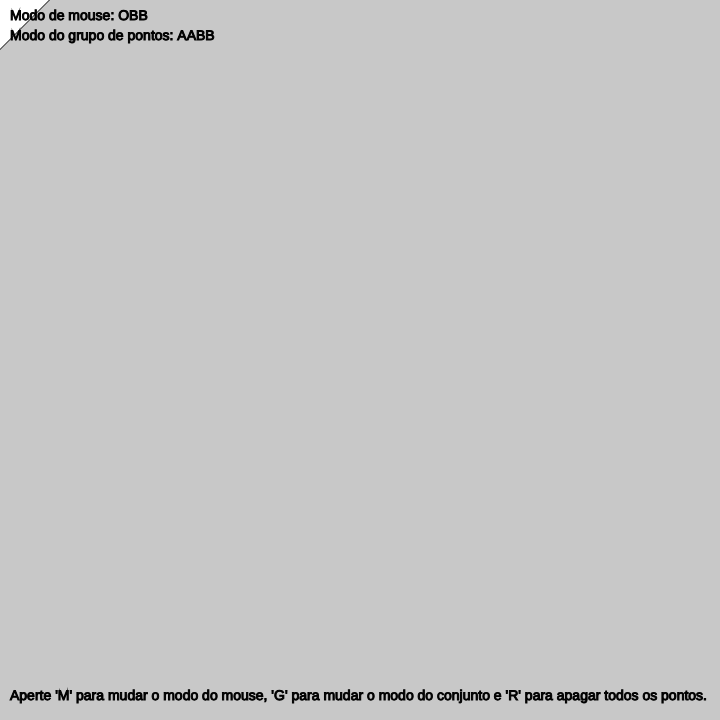
Frame 1 (no input)
Frame 60 (no input): identical to frame 1, image omitted
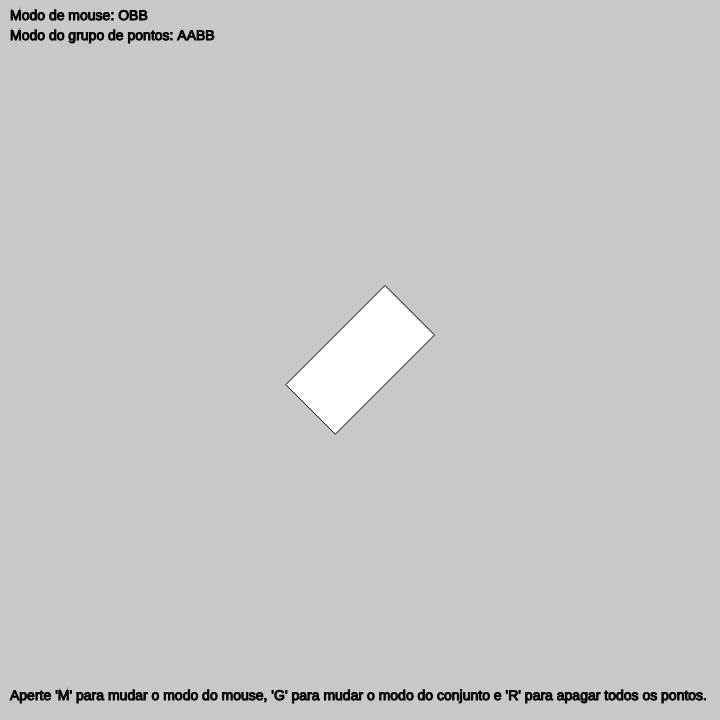
Frame 120 (the mouse pressed at the canvas centre since frame 60)

The p5.js sketch that drew these frames (run headless with seeded random() and noise() and a simulated clock; from frame 60 on, the mouse is pressed at the canvas centre):

// p5.js sketch
// ── sketch.js
let pontos = [];
let AABB, mouseAABB, sphere, mouseSphere, OBB;
// variáveis que recebem o tipo de volume que será criado a partir de pontos e do mouse.
let pointsMode = 'AABB';
let mouseMode = 'OBB';
function setup(){
  createCanvas(720,720);
  // variáveis que guardam os valores dos volumes envoltórios de pontos
  AABB = {
    x: 0,
    y: 0,
    w: 0,
    w: 0
  },
  sphere = {
    x: 0,
    y: 0,
    r: 0
  }
  OBB = {
    x: 0,
    y: 0,
    w: 0,
    h: 0
  }
  // variáveis que guardam os valores dos volumes que seguem o mouse
  mouseAABB = {
    w: 100,
    h: 100
  },
  mouseSphere = {
    r: 100
  },
  mouseOBB = {
    w: 70,
    h: 140
  }
};

function draw(){
  background(200);
  // desenha o volume que segue o mouse
  switch(mouseMode){
    case 'AABB':
      drawMouseAABB();
      break;
    case 'Sphere':
      drawMouseSphere();
      break;
    case 'OBB':
      drawMouseOBB();
      break;
  }
  // desenha o volume envoltório de pontos, e colore seu inteiror caso esteja colidindo com o volume que segue o mouse
  switch(pointsMode){
    case 'AABB':
      drawAABB();
      break;
    case 'Sphere':
      drawSphere();
      break;
    case 'OBB':
      drawOBB();
      break;
  }
  // desenha os pontos dentro do volume
  drawPoints();  
  // desenha a hud
  drawHud();
};

function mouseClicked(){
  // Adiciona um ponto à coleção ao clicar
  let point = {
    x: mouseX,
    y: mouseY
  }
  pontos.push(point);  
};

function drawPoints(){  
  strokeWeight(5);   
  // desenha os pontos da coleção
  pontos.forEach(element => {
    stroke('purple');
    point(element.x , element.y);    
  });
};

function drawAABB(){
  rectMode(CENTER);
  if(pontos.length > 1){
    // variáveis de controle
    let minX, minY, maxX, maxY, firstElement = true;
    pontos.forEach(element => {
      if(firstElement){
        // quando só temos um ponto, este é colocado como valor de todos os limites 
        minX = element.x;
        minY = element.y;
        maxX = element.x;
        maxY = element.y;
        firstElement = false;
      } else {
        // testa se os pontos novos possuem valores que excedem os limites estabelecidos, e os define como novos limites 
        if (element.x < minX){
          minX = element.x;
        }
        if (element.y < minY){
          minY = element.y;
        }
        if (element.x > maxX){
          maxX = element.x;
        }
        if (element.y > maxY){
          maxY = element.y;
        }
      }
    });
    // define os valores do bloco AABB, com o ponto central (x,y), largura (w) e altura (h)
    AABB.x = (minX + maxX)/2;
    AABB.y = (minY + maxY)/2;
    AABB.w = maxX - minX;
    AABB.h = maxY - minY;
    stroke('red');
    //colisões
    switch(mouseMode){
      case 'AABB': // checa a colisão com outra AABB
        if(((AABB.x - AABB.w/2) < (mouseX + mouseAABB.w/2)) &&
           ((AABB.x + AABB.w/2) > (mouseX - mouseAABB.w/2)) &&
           ((AABB.y - AABB.h/2) < (mouseY + mouseAABB.h/2)) &&
           ((AABB.y + AABB.h/2) > (mouseY - mouseAABB.h/2))){
            fill(200,100,100);
           } else {
             fill(255);
           }
        break;
      case 'Sphere':
        // divide o canvas em 9 partes, com a AABB como centro (posição 5):
        //  1 || 2 || 3
        // ===||===||===
        //  4 || 5 || 6
        // ===||===||===
        //  7 || 8 || 9
        let isCollide = false;
        if ((mouseX < AABB.x - AABB.w/2) && (mouseY < AABB.y - AABB.h/2)){ // (posição 1)
          if((mouseSphere.r*mouseSphere.r)/4 > dist_2(mouseX, mouseY, AABB.x - AABB.w/2, AABB.y - AABB.h/2))
            // checa a distãncia do raio do círculo com o corner superior esquerdo
            isCollide = true;
        } else if ((mouseX > AABB.x + AABB.w/2) && (mouseY < AABB.y - AABB.h/2)){ // (posição 3)
          if((mouseSphere.r*mouseSphere.r)/4 > dist_2(mouseX, mouseY, AABB.x + AABB.w/2, AABB.y - AABB.h/2))
            // checa a distãncia do raio do círculo com o corner superior direito
            isCollide = true;
        } else if ((mouseX < AABB.x - AABB.w/2) && (mouseY > AABB.y + AABB.h/2)){ // (posição 7)
          if((mouseSphere.r*mouseSphere.r)/4 > dist_2(mouseX, mouseY, AABB.x - AABB.w/2, AABB.y + AABB.h/2))
            // checa a distãncia do raio do círculo com o corner inferior esquerdo
            isCollide = true;
        } else if ((mouseX > AABB.x + AABB.w/2) && (mouseY > AABB.y + AABB.h/2)){ // (posição 9)
          if((mouseSphere.r*mouseSphere.r)/4 > dist_2(mouseX, mouseY, AABB.x + AABB.w/2, AABB.y + AABB.h/2))
            // checa a distãncia do raio do círculo com o corner inferior direito
            isCollide = true;
        } else if (((AABB.x - AABB.w/2) < (mouseX + mouseSphere.r/2)) &&
          ((AABB.x + AABB.w/2) > (mouseX - mouseSphere.r/2)) &&
          ((AABB.y - AABB.h/2) < (mouseY + mouseSphere.r/2)) &&
          ((AABB.y + AABB.h/2) > (mouseY - mouseSphere.r/2))){
            // caso esteja nas posições 2, 4, 5, 6 ou 8, o teste AABB com AABB funciona perfeitamente
            isCollide = true;
        }
        if(isCollide){ // pinta o interior do AABB caso esteja detectando contato
          fill(200,100,100);
        } else {
          fill(255);
        } 
        break;
      case 'OBB':
        // variável de controle
        let isCollide2 = false;
        // testa se pelo menos um dos 4 vértices da OBB está dentro da AABB
        let axis = {
          x: mouseX + (mouseOBB.h/2)*Math.cos(PI/4) - (mouseOBB.w/2)*Math.cos(PI/4),
          y: mouseY - (mouseOBB.h/2)*Math.cos(PI/4) - (mouseOBB.w/2)*Math.cos(PI/4)
        }
        if((axis.x > AABB.x - AABB.w/2) && (axis.x < AABB.x + AABB.w/2) && (axis.y > AABB.y - AABB.h/2) && (axis.y < AABB.y + AABB.h/2))
          isCollide2 = true;
        axis = {
          x: mouseX - (mouseOBB.h/2)*Math.cos(PI/4) - (mouseOBB.w/2)*Math.cos(PI/4),
          y: mouseY + (mouseOBB.h/2)*Math.cos(PI/4) - (mouseOBB.w/2)*Math.cos(PI/4)
        }
        if((axis.x > AABB.x - AABB.w/2) && (axis.x < AABB.x + AABB.w/2) && (axis.y > AABB.y - AABB.h/2) && (axis.y < AABB.y + AABB.h/2))
          isCollide2 = true;
        axis = {
          x: mouseX - (mouseOBB.h/2)*Math.cos(PI/4) + (mouseOBB.w/2)*Math.cos(PI/4),
          y: mouseY + (mouseOBB.h/2)*Math.cos(PI/4) + (mouseOBB.w/2)*Math.cos(PI/4)
        }
        if((axis.x > AABB.x - AABB.w/2) && (axis.x < AABB.x + AABB.w/2) && (axis.y > AABB.y - AABB.h/2) && (axis.y < AABB.y + AABB.h/2))
          isCollide2 = true;
        axis = {
          x: mouseX + (mouseOBB.h/2)*Math.cos(PI/4) + (mouseOBB.w/2)*Math.cos(PI/4),
          y: mouseY - (mouseOBB.h/2)*Math.cos(PI/4) + (mouseOBB.w/2)*Math.cos(PI/4)
        }
        if((axis.x > AABB.x - AABB.w/2) && (axis.x < AABB.x + AABB.w/2) && (axis.y > AABB.y - AABB.h/2) && (axis.y < AABB.y + AABB.h/2))
          isCollide2 = true;
        // criamos dois vetores para receber os valores dos centros
        let mouseOBBVector = createVector(mouseX, mouseY);
        let AABBVector = createVector(AABB.x, AABB.y);
        // giramos os vetores para deixarmos o AABB como uma OBB e o OBB como uma AABB
        AABBVector.rotate(-PI/4);
        mouseOBBVector.rotate(-PI/4);
        // testa se pelo menos um dos 4 vértices da AABB está dentro da OBB
        axis = {
          x: AABBVector.x - (AABB.h/2)*Math.cos(PI/4) - (AABB.w/2)*Math.cos(PI/4),
          y: AABBVector.y + (AABB.h/2)*Math.cos(PI/4) - (AABB.w/2)*Math.cos(PI/4)
        }
        if((axis.x > mouseOBBVector.x - mouseOBB.w/2) && (axis.x < mouseOBBVector.x + mouseOBB.w/2) && (axis.y > mouseOBBVector.y - mouseOBB.h/2) && (axis.y < mouseOBBVector.y + mouseOBB.h/2))
        isCollide2 = true;
        axis = {
          x: AABBVector.x + (AABB.h/2)*Math.cos(PI/4) - (AABB.w/2)*Math.cos(PI/4),
          y: AABBVector.y - (AABB.h/2)*Math.cos(PI/4) - (AABB.w/2)*Math.cos(PI/4)
        }
        if((axis.x > mouseOBBVector.x - mouseOBB.w/2) && (axis.x < mouseOBBVector.x + mouseOBB.w/2) && (axis.y > mouseOBBVector.y - mouseOBB.h/2) && (axis.y < mouseOBBVector.y + mouseOBB.h/2))
          isCollide2 = true;
        axis = {
          x: AABBVector.x - (AABB.h/2)*Math.cos(PI/4) + (AABB.w/2)*Math.cos(PI/4),
          y: AABBVector.y + (AABB.h/2)*Math.cos(PI/4) + (AABB.w/2)*Math.cos(PI/4)
        }
        if((axis.x > mouseOBBVector.x - mouseOBB.w/2) && (axis.x < mouseOBBVector.x + mouseOBB.w/2) && (axis.y > mouseOBBVector.y - mouseOBB.h/2) && (axis.y < mouseOBBVector.y + mouseOBB.h/2))
          isCollide2 = true;
        axis = {
          x: AABBVector.x + (AABB.h/2)*Math.cos(PI/4) + (AABB.w/2)*Math.cos(PI/4),
          y: AABBVector.y - (AABB.h/2)*Math.cos(PI/4) + (AABB.w/2)*Math.cos(PI/4)
        }
        if((axis.x > mouseOBBVector.x - mouseOBB.w/2) && (axis.x < mouseOBBVector.x + mouseOBB.w/2) && (axis.y > mouseOBBVector.y - mouseOBB.h/2) && (axis.y < mouseOBBVector.y + mouseOBB.h/2))
          isCollide2 = true;
        if(isCollide2){ // pinta o interior do AABB caso esteja detectando contato
          fill(200,100,100);
        } else {
          fill(255);
        } 
        break;
    }
    strokeWeight(1);  
    // desenha o AABB propriamente dito
    rect(AABB.x ,AABB.y ,AABB.w ,AABB.h );
  }
};

function dist_2(x1, y1, x2, y2){
  // determina a distância entre dois pontos. O valor é a distância ao quadrado, para evitar o uso da raiz quadrada
  let xt = x2 - x1;
  let yt = y2 - y1;
  if ((xt*xt + yt*yt) < 0) {
    return -(xt*xt + yt*yt);
  }
  return xt*xt + yt*yt;
}

function drawSphere(){
  rectMode(CENTER);
  if(pontos.length > 1){
    // variáveis de controle
    let minX, minY, maxX, maxY, firstElement = true, r = 0;
    pontos.forEach(element => {      
      if(firstElement){
        // quando só temos um ponto, este é colocado como valor de todos os limites 
        minX = element.x;
        minY = element.y;
        maxX = element.x;
        maxY = element.y;
        firstElement = false;
      } else {
        // testa se os pontos novos possuem valores que excedem os limites estabelecidos, e os define como novos limites 
        if (element.x < minX){
          minX = element.x;
        }
        if (element.y < minY){
          minY = element.y;
        }
        if (element.x > maxX){
          maxX = element.x;
        }
        if (element.y > maxY){
          maxY = element.y;
        }
      }

    });
    sphere.x = (minX + maxX)/2;
    sphere.y = (minY + maxY)/2;
    // cria um centro para o conjunto de pontos, checa a distância desse centro e todos os pontos, e utiliza a maior distância como raio
    pontos.forEach(element => {
      let elementDist = dist_2(element.x, element.y, sphere.x, sphere.y);
      if( elementDist > r){
        r = elementDist;
      }
    });
    r = Math.sqrt(r);
    sphere.r = 2*r;
    stroke('blue');
    // colisões
    switch(mouseMode){
      case 'AABB':
        // divide o canvas em 9 partes, com a AABB como centro (posição 5):
        //  1 || 2 || 3
        // ===||===||===
        //  4 || 5 || 6
        // ===||===||===
        //  7 || 8 || 9
          let isCollide = false;
          if ((sphere.x < mouseX - mouseAABB.w/2) && (sphere.y < mouseY - mouseAABB.h/2)){ // (posição 1)
            if((sphere.r*sphere.r)/4 > dist_2(sphere.x, sphere.y, mouseX - mouseAABB.w/2, mouseY - mouseAABB.h/2))
              // checa a distãncia do raio do círculo com o corner superior esquerdo
              isCollide = true;
          } else if ((sphere.x > mouseX + mouseAABB.w/2) && (sphere.y < mouseY - mouseAABB.h/2)){ // (posição 3)
            if((sphere.r*sphere.r)/4 > dist_2(sphere.x, sphere.y, mouseX + mouseAABB.w/2, mouseY - mouseAABB.h/2))
            // checa a distãncia do raio do círculo com o corner superior direito
              isCollide = true;
          } else if ((sphere.x < mouseX - mouseAABB.w/2) && (sphere.y > mouseY + mouseAABB.h/2)){ // (posição 7)
            if((sphere.r*sphere.r)/4 > dist_2(sphere.x, sphere.y, mouseX - mouseAABB.w/2, mouseY + mouseAABB.h/2))
              // checa a distãncia do raio do círculo com o corner inferior esquerdo
              isCollide = true;
          } else if ((sphere.x > mouseX + mouseAABB.w/2) && (sphere.y > mouseY + mouseAABB.h/2)){ // (posição 9)
            if((sphere.r*sphere.r)/4 > dist_2(sphere.x, sphere.y, mouseX + mouseAABB.w/2, mouseY + mouseAABB.h/2))
              // checa a distãncia do raio do círculo com o corner inferior direito
              isCollide = true;
          } else if (((mouseX - mouseAABB.w/2) < (sphere.x + sphere.r/2)) &&
            ((mouseX + mouseAABB.w/2) > (sphere.x - sphere.r/2)) &&
            ((mouseY - mouseAABB.h/2) < (sphere.y + sphere.r/2)) &&
            ((mouseY + mouseAABB.h/2) > (sphere.y - sphere.r/2))){
              // caso esteja nas posições 2, 4, 5, 6 ou 8, o teste AABB com AABB funciona perfeitamente
              isCollide = true;
          }
          if(isCollide){
            fill(100,100,200);
          } else {
            fill(255);
          }        
        break;
      case 'Sphere':
        // testa se a distância entre a soma raio das esferas é maior que a distância entre os centros
        if(dist_2(sphere.x, sphere.y, mouseX, mouseY) < ((sphere.r/2) + (mouseSphere.r/2))*((sphere.r/2) + (mouseSphere.r/2))){
          fill(100,100,200);
        } else {
          fill(255);
        }
        break;
      case 'OBB':
          let OBBMouseVector = createVector(mouseX, mouseY);
          let SphereVector = createVector(sphere.x, sphere.y);
          // rotaciona o centro do OBB e do vetor do mouse para alinhar a OBB nos eixos X e Y
          OBBMouseVector.rotate(-PI/4);
          SphereVector.rotate(-PI/4);  
          // cria uma variável de controle      
          let isCollide2 = false;
          // com esses vetores rotacionados, podemos tratar essa colisão como uma (Sphere - AABB)
          if ((SphereVector.x < OBBMouseVector.x - mouseOBB.w/2) && (SphereVector.y < OBBMouseVector.y - mouseOBB.h/2)){ // (posição 1)
            if((sphere.r*sphere.r)/4 > dist_2(SphereVector.x, SphereVector.y, OBBMouseVector.x - mouseOBB.w/2, OBBMouseVector.y - mouseOBB.h/2))
              // checa a distãncia do raio do círculo com o corner superior esquerdo
              isCollide2 = true;
          } else if ((SphereVector.x > OBBMouseVector.x + mouseOBB.w/2) && (SphereVector.y < OBBMouseVector.y - mouseOBB.h/2)){ // (posição 3)
            if((sphere.r*sphere.r)/4 > dist_2(SphereVector.x, SphereVector.y, OBBMouseVector.x + mouseOBB.w/2, OBBMouseVector.y - mouseOBB.h/2))
            // checa a distãncia do raio do círculo com o corner superior direito
              isCollide2 = true;
          } else if ((SphereVector.x < OBBMouseVector.x - mouseOBB.w/2) && (SphereVector.y > OBBMouseVector.y + mouseOBB.h/2)){ // (posição 7)
            if((sphere.r*sphere.r)/4 > dist_2(SphereVector.x, SphereVector.y, OBBMouseVector.x - mouseOBB.w/2, OBBMouseVector.y + mouseOBB.h/2))
              // checa a distãncia do raio do círculo com o corner inferior esquerdo
              isCollide2 = true;
          } else if ((SphereVector.x > OBBMouseVector.x + mouseOBB.w/2) && (SphereVector.y > OBBMouseVector.y + mouseOBB.h/2)){ // (posição 9)
            if((sphere.r*sphere.r)/4 > dist_2(SphereVector.x, SphereVector.y, OBBMouseVector.x + mouseOBB.w/2, OBBMouseVector.y + mouseOBB.h/2))
              // checa a distãncia do raio do círculo com o corner inferior direito
              isCollide2 = true;
          } else if (((OBBMouseVector.x - mouseOBB.w/2) < (SphereVector.x + sphere.r/2)) &&
            ((OBBMouseVector.x + mouseOBB.w/2) > (SphereVector.x - sphere.r/2)) &&
            ((OBBMouseVector.y - mouseOBB.h/2) < (SphereVector.y + sphere.r/2)) &&
            ((OBBMouseVector.y + mouseOBB.h/2) > (SphereVector.y - sphere.r/2))){
              // caso esteja nas posições 2, 4, 5, 6 ou 8, o teste AABB com AABB funciona perfeitamente
              isCollide2 = true;
          }
          if(isCollide2){
            fill(100,100,200);
          } else {
            fill(255);
          }      
        break;
    }
    strokeWeight(1);  
    ellipse(sphere.x, sphere.y, sphere.r );
  }
}

function drawOBB() {
  if(pontos.length > 1){
    // variáveis de controle
    let minX = 1000, minY = 1000, maxX = -1000, maxY = -1000;
    pontos.forEach(element => {
      // calcula a projeção desse ponto no vetor que representa o eixo X da OBB
      let prodEscalarX = prodEscalar(element.x, element.y,1, 1);
      // calcula a projeção desse ponto no vetor que representa o eixo Y da OBB
      let prodEscalarY = prodEscalar(element.x, element.y,-1, 1);  
      // testa se os pontos novos possuem valores que excedem os limites estabelecidos, e os define como novos limites             
      if (prodEscalarX < minX){
        minX = prodEscalarX;
      }
      if (prodEscalarX > maxX){
        maxX = prodEscalarX;
      }
      if (prodEscalarY < minY){
        minY = prodEscalarY;
      }
      if (prodEscalarY > maxY){
        maxY = prodEscalarY;
      }   
    });
    OBB.x = (minX + maxX)/2;
    OBB.y = (minY + maxY)/2;
    OBB.w = maxX - minX;
    OBB.h = maxY - minY;     
    // cria um vetor para receber os valores de posição do centro da OBB
    let OBBVector = createVector(OBB.x, OBB.y);
    // rotaciona o vetor para o ângulo da OBB
    OBBVector.rotate(PI/4);
    OBB.x = OBBVector.x;
    OBB.y = OBBVector.y;
    //colisões
    switch(mouseMode){
      case 'AABB':
        // variável de controle
        let isCollide = false;
        // testa se pelo menos um dos 4 vértices da OBB está dentro da AABB
        let axis = {
          x: OBB.x + (OBB.h/2)*Math.cos(PI/4) - (OBB.w/2)*Math.cos(PI/4),
          y: OBB.y - (OBB.h/2)*Math.cos(PI/4) - (OBB.w/2)*Math.cos(PI/4)
        }
        if((axis.x > mouseX - mouseAABB.w/2) && (axis.x < mouseX + mouseAABB.w/2) && (axis.y > mouseY - mouseAABB.h/2) && (axis.y < mouseY + mouseAABB.h/2))
          isCollide = true;
        axis = {
          x: OBB.x - (OBB.h/2)*Math.cos(PI/4) - (OBB.w/2)*Math.cos(PI/4),
          y: OBB.y + (OBB.h/2)*Math.cos(PI/4) - (OBB.w/2)*Math.cos(PI/4)
        }
        if((axis.x > mouseX - mouseAABB.w/2) && (axis.x < mouseX + mouseAABB.w/2) && (axis.y > mouseY - mouseAABB.h/2) && (axis.y < mouseY + mouseAABB.h/2))
          isCollide = true;
        axis = {
          x: OBB.x - (OBB.h/2)*Math.cos(PI/4) + (OBB.w/2)*Math.cos(PI/4),
          y: OBB.y + (OBB.h/2)*Math.cos(PI/4) + (OBB.w/2)*Math.cos(PI/4)
        }
        if((axis.x > mouseX - mouseAABB.w/2) && (axis.x < mouseX + mouseAABB.w/2) && (axis.y > mouseY - mouseAABB.h/2) && (axis.y < mouseY + mouseAABB.h/2))
          isCollide = true;
        axis = {
          x: OBB.x + (OBB.h/2)*Math.cos(PI/4) + (OBB.w/2)*Math.cos(PI/4),
          y: OBB.y - (OBB.h/2)*Math.cos(PI/4) + (OBB.w/2)*Math.cos(PI/4)
        }
        if((axis.x > mouseX - mouseAABB.w/2) && (axis.x < mouseX + mouseAABB.w/2) && (axis.y > mouseY - mouseAABB.h/2) && (axis.y < mouseY + mouseAABB.h/2))
          isCollide = true;
        // criamos dois vetores para receber os valores dos centros
        let mouseAABBVector = createVector(mouseX, mouseY);
        let OBBVector1 = createVector(OBB.x, OBB.y);
        // giramos os vetores para deixarmos o AABB como uma OBB e o OBB como uma AABB
        OBBVector1.rotate(-PI/4);
        mouseAABBVector.rotate(-PI/4);
        // testa se pelo menos um dos 4 vértices da AABB está dentro da OBB
        axis = {
          x: mouseAABBVector.x + (mouseAABB.h/2)*Math.cos(PI/4) - (mouseAABB.w/2)*Math.cos(PI/4),
          y: mouseAABBVector.y - (mouseAABB.h/2)*Math.cos(PI/4) - (mouseAABB.w/2)*Math.cos(PI/4)
        }
        if((axis.x > OBBVector1.x - OBB.w/2) && (axis.x < OBBVector1.x + OBB.w/2) && (axis.y > OBBVector1.y - OBB.h/2) && (axis.y < OBBVector1.y + OBB.h/2))
          isCollide = true;
        axis = {
          x: mouseAABBVector.x - (mouseAABB.h/2)*Math.cos(PI/4) - (mouseAABB.w/2)*Math.cos(PI/4),
          y: mouseAABBVector.y + (mouseAABB.h/2)*Math.cos(PI/4) - (mouseAABB.w/2)*Math.cos(PI/4)
        }
        if((axis.x > OBBVector1.x - OBB.w/2) && (axis.x < OBBVector1.x + OBB.w/2) && (axis.y > OBBVector1.y - OBB.h/2) && (axis.y < OBBVector1.y + OBB.h/2))
          isCollide = true;   
        axis = {
          x: mouseAABBVector.x - (mouseAABB.h/2)*Math.cos(PI/4) + (mouseAABB.w/2)*Math.cos(PI/4),
          y: mouseAABBVector.y + (mouseAABB.h/2)*Math.cos(PI/4) + (mouseAABB.w/2)*Math.cos(PI/4)
        }
        if((axis.x > OBBVector1.x - OBB.w/2) && (axis.x < OBBVector1.x + OBB.w/2) && (axis.y > OBBVector1.y - OBB.h/2) && (axis.y < OBBVector1.y + OBB.h/2))
          isCollide = true;   
        axis = {
          x: mouseAABBVector.x + (mouseAABB.h/2)*Math.cos(PI/4) + (mouseAABB.w/2)*Math.cos(PI/4),
          y: mouseAABBVector.y - (mouseAABB.h/2)*Math.cos(PI/4) + (mouseAABB.w/2)*Math.cos(PI/4)
        }
        if((axis.x > OBBVector1.x - OBB.w/2) && (axis.x < OBBVector1.x + OBB.w/2) && (axis.y > OBBVector1.y - OBB.h/2) && (axis.y < OBBVector1.y + OBB.h/2))
          isCollide = true;    
        if(isCollide){
          fill(100,200,100);
        } else {
          fill(255);
        } 
        break;
      case 'Sphere':
        // passa o valor das coordenadas do mouse para um vetor
        let mouseSphereVector = createVector(mouseX, mouseY);
        // rotaciona o centro do OBB e do vetor do mouse para alinhar a OBB nos eixos X e Y
        let OBBVector2 = createVector(OBB.x, OBB.y);
        OBBVector2.rotate(-PI/4);
        mouseSphereVector.rotate(-PI/4);
        let isCollide2 = false;
        // com esses vetores rotacionados, podemos tratar essa colisão como uma (AABB - Sphere)
        if ((mouseSphereVector.x < OBBVector2.x - OBB.w/2) && (mouseSphereVector.y < OBBVector2.y - OBB.h/2)){ // (posição 1)
          if((mouseSphere.r*mouseSphere.r)/4 > dist_2(mouseSphereVector.x, mouseSphereVector.y, OBBVector2.x - OBB.w/2, OBBVector2.y - OBB.h/2))
            // checa a distãncia do raio do círculo com o corner superior esquerdo
            isCollide2 = true;
        } else if ((mouseSphereVector.x > OBBVector2.x + OBB.w/2) && (mouseSphereVector.y < OBBVector2.y - OBB.h/2)){ // (posição 3)
          if((mouseSphere.r*mouseSphere.r)/4 > dist_2(mouseSphereVector.x, mouseSphereVector.y, OBBVector2.x + OBB.w/2, OBBVector2.y - OBB.h/2))
            // checa a distãncia do raio do círculo com o corner superior direito
            isCollide2 = true;
        } else if ((mouseSphereVector.x < OBBVector2.x - OBB.w/2) && (mouseSphereVector.y > OBBVector2.y + OBB.h/2)){ // (posição 7)
          if((mouseSphere.r*mouseSphere.r)/4 > dist_2(mouseSphereVector.x, mouseSphereVector.y, OBBVector2.x - OBB.w/2, OBBVector2.y + OBB.h/2))
            // checa a distãncia do raio do círculo com o corner inferior esquerdo
            isCollide2 = true;
        } else if ((mouseSphereVector.x > OBBVector2.x + OBB.w/2) && (mouseSphereVector.y > OBBVector2.y + OBB.h/2)){ // (posição 9)
          if((mouseSphere.r*mouseSphere.r)/4 > dist_2(mouseSphereVector.x, mouseSphereVector.y, OBBVector2.x + OBB.w/2, OBBVector2.y + OBB.h/2))
            // checa a distãncia do raio do círculo com o corner inferior direito
            isCollide2 = true;
        } else if (((OBBVector2.x - OBB.w/2) < (mouseSphereVector.x + mouseSphere.r/2)) &&
          ((OBBVector2.x + OBB.w/2) > (mouseSphereVector.x - mouseSphere.r/2)) &&
          ((OBBVector2.y - OBB.h/2) < (mouseSphereVector.y + mouseSphere.r/2)) &&
          ((OBBVector2.y + OBB.h/2) > (mouseSphereVector.y - mouseSphere.r/2))){
            // caso esteja nas posições 2, 4, 5, 6 ou 8, o teste AABB com AABB funciona perfeitamente
            isCollide2 = true;
        }
        if(isCollide2){
          fill(100,200,100);
        } else {
          fill(255);
        } 
        break;
      case 'OBB':
        // passa o valor das coordenadas do mouse para um vetor, e o centro da OBB para outro vetor
        let OBBVector3 = createVector(OBB.x, OBB.y);
        let mouseOBBVector = createVector(mouseX, mouseY);
        OBBVector3.rotate(-PI/4);
        mouseOBBVector.rotate(-PI/4);
        if(((OBBVector3.x - OBB.w/2) < (mouseOBBVector.x + mouseOBB.w/2)) &&
           ((OBBVector3.x + OBB.w/2) > (mouseOBBVector.x - mouseOBB.w/2)) &&
           ((OBBVector3.y - OBB.h/2) < (mouseOBBVector.y + mouseOBB.h/2)) &&
           ((OBBVector3.y + OBB.h/2) > (mouseOBBVector.y - mouseOBB.h/2))){
          fill(100,200,100);
          } else {
            fill(255);
          }
        break;
    }
    strokeWeight(1);
    stroke('green');
    // desenha a OBB, definindo cada vértice
    quad(OBB.x + (OBB.h/2)*Math.cos(PI/4) - (OBB.w/2)*Math.cos(PI/4),
         OBB.y - (OBB.h/2)*Math.cos(PI/4) - (OBB.w/2)*Math.cos(PI/4),
         OBB.x - (OBB.h/2)*Math.cos(PI/4) - (OBB.w/2)*Math.cos(PI/4),
         OBB.y + (OBB.h/2)*Math.cos(PI/4) - (OBB.w/2)*Math.cos(PI/4),
         OBB.x - (OBB.h/2)*Math.cos(PI/4) + (OBB.w/2)*Math.cos(PI/4),
         OBB.y + (OBB.h/2)*Math.cos(PI/4) + (OBB.w/2)*Math.cos(PI/4),
         OBB.x + (OBB.h/2)*Math.cos(PI/4) + (OBB.w/2)*Math.cos(PI/4),
         OBB.y - (OBB.h/2)*Math.cos(PI/4) + (OBB.w/2)*Math.cos(PI/4))
  }
}

function drawMouseAABB(){
  rectMode(CENTER);
  stroke('black');
  fill(255);
  strokeWeight(1);
  // desenha o retângulo em volta do mouse
  rect(mouseX,mouseY,mouseAABB.w, mouseAABB.h);
};

function drawMouseSphere(){
  ellipseMode(CENTER);
  stroke('black');
  fill(255);
  strokeWeight(1);
  // desenha a esfera em volta do mouse
  ellipse(mouseX,mouseY,mouseSphere.r);
}

function drawMouseOBB(){
  stroke('black');
  fill(255);
  strokeWeight(1);
  // desenha a OBB em volta do mouse, definindo cada vértice
  quad(mouseX + (mouseOBB.h/2)*Math.cos(PI/4) - (mouseOBB.w/2)*Math.cos(PI/4),
       mouseY - (mouseOBB.h/2)*Math.cos(PI/4) - (mouseOBB.w/2)*Math.cos(PI/4),
       mouseX - (mouseOBB.h/2)*Math.cos(PI/4) - (mouseOBB.w/2)*Math.cos(PI/4),
       mouseY + (mouseOBB.h/2)*Math.cos(PI/4) - (mouseOBB.w/2)*Math.cos(PI/4),
       mouseX - (mouseOBB.h/2)*Math.cos(PI/4) + (mouseOBB.w/2)*Math.cos(PI/4),
       mouseY + (mouseOBB.h/2)*Math.cos(PI/4) + (mouseOBB.w/2)*Math.cos(PI/4),
       mouseX + (mouseOBB.h/2)*Math.cos(PI/4) + (mouseOBB.w/2)*Math.cos(PI/4),
       mouseY - (mouseOBB.h/2)*Math.cos(PI/4) + (mouseOBB.w/2)*Math.cos(PI/4))
}

function drawHud(){
  // desenha a hud da aplicação
  stroke(0);
  fill(0);
  strokeWeight(1);
  textSize(14);
  text("Modo de mouse: " + mouseMode, 10, 20);
  text("Modo do grupo de pontos: " + pointsMode, 10, 40);
  text("Aperte 'M' para mudar o modo do mouse, 'G' para mudar o modo do conjunto e 'R' para apagar todos os pontos.", 10, 700);
}

function keyReleased(){
  if(keyCode == 71){
    // troca o tipo de volume envoltório de pontos
    switch(pointsMode){
      case "AABB":
        pointsMode = "Sphere";
        break;
      case "Sphere":
        pointsMode = "OBB";
        break;
      case "OBB":
        pointsMode = "AABB";
        break;
    }
  } else if (keyCode == 77){
    // troca o tipo de volume em volta do mouse
    switch(mouseMode){
      case "AABB":
        mouseMode = "Sphere";
        break;
      case "Sphere":
        mouseMode = "OBB";
        break;
      case "OBB":
        mouseMode = "AABB";
        break;
    }
  } else if (keyCode == 82){
    pontos = [];
  }
};

// função que calcula o produto escalar de dois vetores, o primeiro representando um ponto, e o segundo, um vetor que se deseja projetar o ponto
function prodEscalar(vecAX, vecAY, vecBX, vecBY){
  // tiramos a norma do vetor
  let norm = Math.sqrt(vecBX*vecBX + vecBY);
  // normalizamos o vetor
  vecBX = vecBX/norm;
  vecBY = vecBY/norm;
  return (vecAX * vecBX) + (vecAY * vecBY);
}
